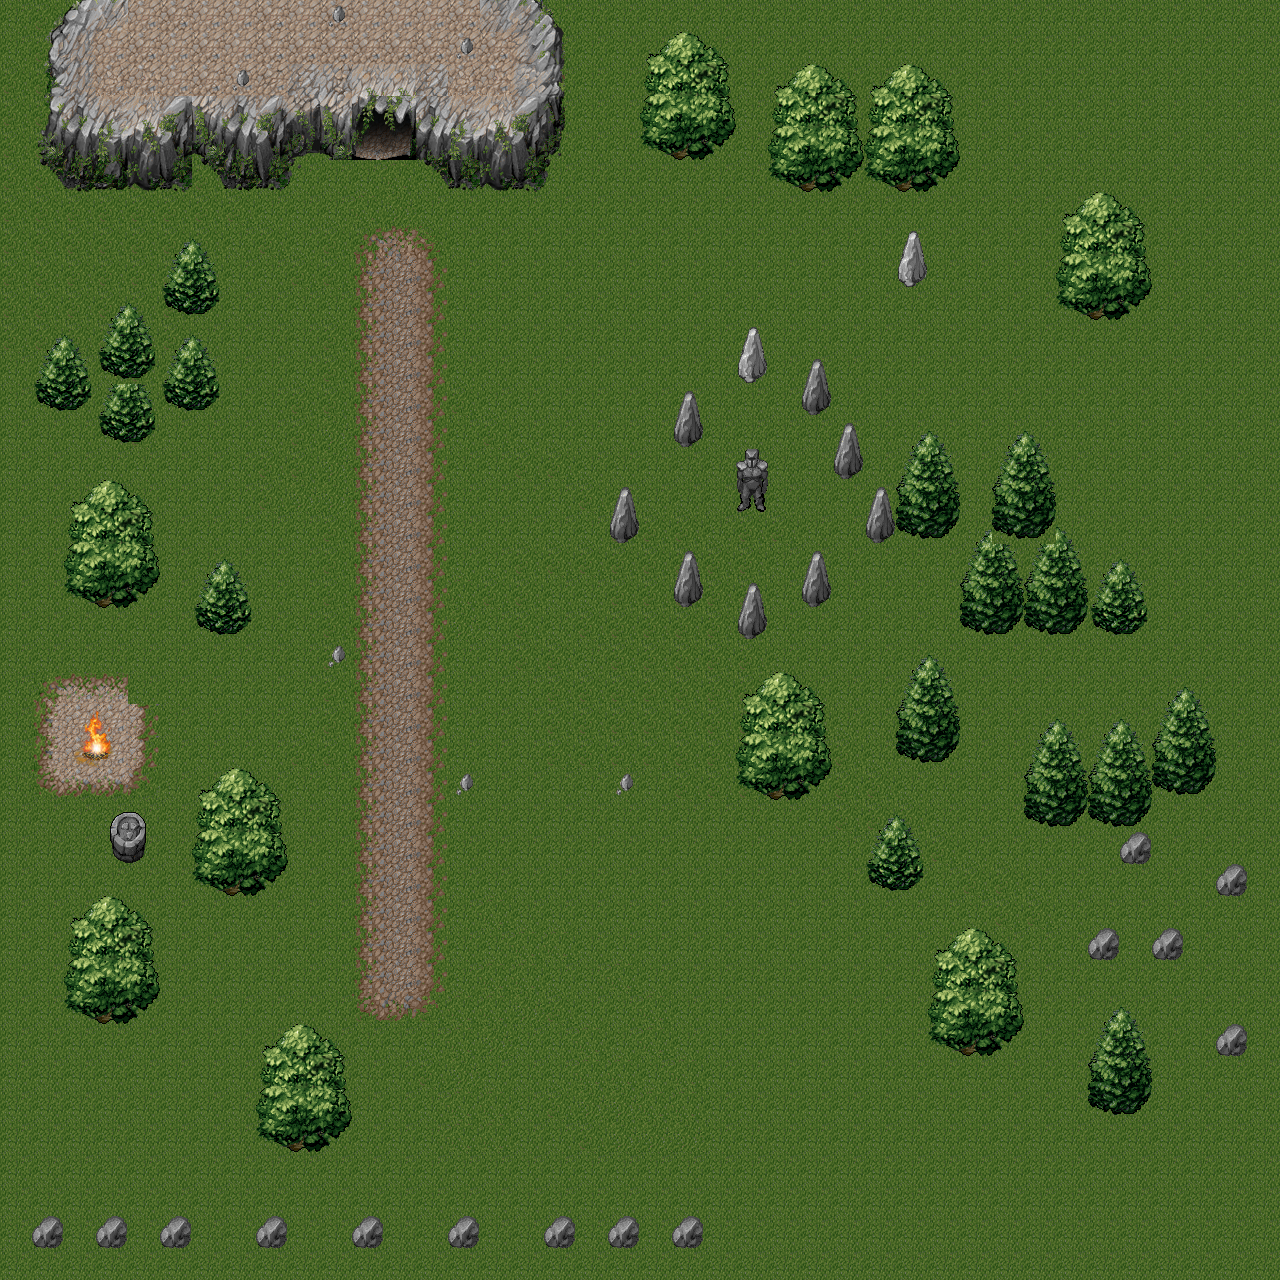

A 2D game scene composited from a Tiled map and its tileset images. What follows is a short description and the map's XML, with each tile layer's data collapsed to a summary:
An orthogonal 40x40 tile map with 32x32 px tiles, 3 tile layers (suelo, arboles, naturaleza no choca).

<map version="1.0" orientation="orthogonal" renderorder="right-down" width="40" height="40" tilewidth="32" tileheight="32">
 <tileset firstgid="1" name="mountain_landscape_23" tilewidth="32" tileheight="32">
  <image source="mountain_landscape_23.png" width="512" height="512" />
  <tile id="8">
   <properties>
    <property name="blocked" value="true" />
   </properties>
  </tile>
  <tile id="32">
   <properties>
    <property name="blocked" value="true" />
   </properties>
  </tile>
  <tile id="37">
   <properties>
    <property name="blocked" value="true" />
   </properties>
  </tile>
  <tile id="53">
   <properties>
    <property name="blocked" value="true" />
   </properties>
  </tile>
  <tile id="69">
   <properties>
    <property name="blocked" value="true" />
   </properties>
  </tile>
  <tile id="80">
   <properties>
    <property name="blocked" value="true" />
   </properties>
  </tile>
  <tile id="81">
   <properties>
    <property name="blocked" value="true" />
   </properties>
  </tile>
  <tile id="86">
   <properties>
    <property name="blocked" value="true" />
   </properties>
  </tile>
  <tile id="87">
   <properties>
    <property name="blocked" value="true" />
   </properties>
  </tile>
  <tile id="88">
   <properties>
    <property name="blocked" value="true" />
   </properties>
  </tile>
  <tile id="89">
   <properties>
    <property name="blocked" value="true" />
   </properties>
  </tile>
  <tile id="97">
   <properties>
    <property name="blocked" value="true" />
   </properties>
  </tile>
  <tile id="98">
   <properties>
    <property name="blocked" value="true" />
   </properties>
  </tile>
  <tile id="99">
   <properties>
    <property name="blocked" value="true" />
   </properties>
  </tile>
  <tile id="100">
   <properties>
    <property name="blocked" value="true" />
   </properties>
  </tile>
  <tile id="103">
   <properties>
    <property name="blocked" value="true" />
   </properties>
  </tile>
  <tile id="104">
   <properties>
    <property name="blocked" value="true" />
   </properties>
  </tile>
  <tile id="160">
   <properties>
    <property name="blocked" value="true" />
   </properties>
  </tile>
  <tile id="176">
   <properties>
    <property name="blocked" value="true" />
   </properties>
  </tile>
  <tile id="192">
   <properties>
    <property name="blocked" value="true" />
   </properties>
  </tile>
  <tile id="203">
   <properties>
    <property name="blocked" value="true" />
   </properties>
  </tile>
  <tile id="205">
   <properties>
    <property name="blocked" value="true" />
   </properties>
  </tile>
  <tile id="208">
   <properties>
    <property name="blocked" value="true" />
   </properties>
  </tile>
  <tile id="211">
   <properties>
    <property name="blocked" value="true" />
   </properties>
  </tile>
  <tile id="219">
   <properties>
    <property name="blocked" value="true" />
   </properties>
  </tile>
  <tile id="221">
   <properties>
    <property name="blocked" value="true" />
   </properties>
  </tile>
  <tile id="224">
   <properties>
    <property name="blocked" value="" />
   </properties>
  </tile>
  <tile id="225">
   <properties>
    <property name="blocked" value="true" />
   </properties>
  </tile>
  <tile id="226">
   <properties>
    <property name="blocked" value="true" />
   </properties>
  </tile>
  <tile id="236">
   <properties>
    <property name="blocked" value="true" />
   </properties>
  </tile>
  <tile id="238">
   <properties>
    <property name="blocked" value="true" />
   </properties>
  </tile>
  <tile id="239">
   <properties>
    <property name="blocked" value="true" />
   </properties>
  </tile>
  <tile id="241">
   <properties>
    <property name="blocked" value="true" />
   </properties>
  </tile>
  <tile id="242">
   <properties>
    <property name="blocked" value="true" />
   </properties>
  </tile>
  <tile id="245">
   <properties>
    <property name="blocked" value="true" />
   </properties>
  </tile>
  <tile id="247">
   <properties>
    <property name="blocked" value="true" />
   </properties>
  </tile>
  <tile id="248">
   <properties>
    <property name="blocked" value="true" />
   </properties>
  </tile>
  <tile id="249">
   <properties>
    <property name="blocked" value="true" />
   </properties>
  </tile>
  <tile id="250">
   <properties>
    <property name="blocked" value="true" />
   </properties>
  </tile>
  <tile id="251">
   <properties>
    <property name="blocked" value="true" />
   </properties>
  </tile>
  <tile id="252">
   <properties>
    <property name="blocked" value="true" />
   </properties>
  </tile>
  <tile id="253">
   <properties>
    <property name="blocked" value="" />
   </properties>
  </tile>
  <tile id="254">
   <properties>
    <property name="blocked" value="true" />
   </properties>
  </tile>
  <tile id="255">
   <properties>
    <property name="blocked" value="true" />
   </properties>
  </tile>
 </tileset>
 <layer name="suelo" width="40" height="40">
  <data>[1600 cells, 1600 non-empty, 23 distinct tile ids]</data>
 </layer>
 <layer name="arboles" width="40" height="40">
  <data>[1600 cells, 372 non-empty, 96 distinct tile ids]</data>
 </layer>
 <layer name="naturaleza no choca" width="40" height="40">
  <data>[1600 cells, 11 non-empty, 2 distinct tile ids]</data>
 </layer>
</map>
